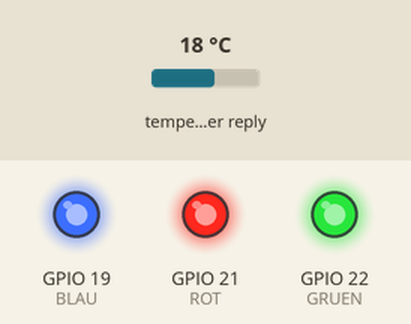
This sketch was run on a simulated ESP32. Shown: output pins drawn as LEDs (lit = HIGH). Inputs (shaded band) come from the test bench; at power-on: temperature in the weather reply 18 °C. WiFi joins after 1.5 s; servers stay silent unless stated; web services answer with replies made up by the test bench; what the sketch prints to the serial monitor is not drawn.

Above: at 0.1 s.
At 3.8 s:
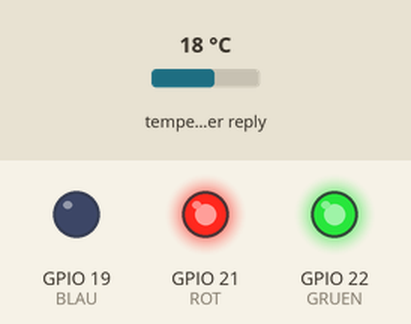
Timing chart, 0 to 5.3 s (numbered marks = the images above):
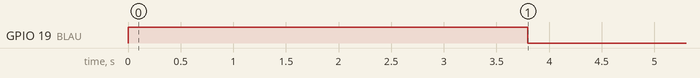

The sketch:

ESP32_OpenweathermapNow.ino
```cpp
#include <WiFi.h>
#include <ArduinoJson.h>
#define ROT 21
#define GRUEN 22
#define BLAU 19

const char* ssid     = "<SSID>";
const char* password = "<Password>";

//open weather map api key
String apiKey = "3c78cde49e9a31791ac7b82dc0f4c254";
char server[] = "api.openweathermap.org";
String location = "Cologne,DE";

WiFiClient client; // WiFi-Client
StaticJsonBuffer<5000> jsonBuffer; // JSON-Buffer erstellen

void setup() {
  pinMode(ROT, OUTPUT);
  pinMode(GRUEN, OUTPUT);
  pinMode(BLAU, OUTPUT);
  RGBLED(HIGH, HIGH, HIGH); // Alle aus
  Serial.begin(9600);
  delay(10);
  Serial.println();
  Serial.println();
  Serial.print("Connecting to ");
  Serial.println(ssid);
  WiFi.begin(ssid, password);
  while (WiFi.status() != WL_CONNECTED) {
    delay(500);
    Serial.print(".");
  }
  Serial.println("");
  Serial.println("WiFi connected");
  Serial.println("IP address: ");
  Serial.println(WiFi.localIP());
  getWeather(); // Wetterdaten abrufen
}

void loop() { /* ... */ }

void getWeather() {
  client.stop();
  Serial.println("\nConnection to server...");
  // Wenn Verbindung -> Serverdaten abrufen
  if (client.connect(server, 80)) {
    Serial.println("Connected to server");
    // HTTP Request starten
    client.print("GET /data/2.5/weather?");
    client.print("q=" + location);
    client.print("&appid=" + apiKey);
    client.println("&units=metric");
    client.println("Host: api.openweathermap.org");
    client.println("User-Agent: ESP32WiFi/1.1");
    client.println("Connection: close");
    client.println();
  } else Serial.println("Unable to connect");
  delay(1000);
  String line = ""; // Variable zur Antwortspeicherung
  while (client.connected()) {
    line = client.readStringUntil('\n');
    JsonObject& root = jsonBuffer.parseObject(line);
    if (!root.success()) {
      Serial.println("parseObject() failed");
      return;
    }
    // Daten vom JSON-Tree abrufen
    JsonArray& list = root["list"];
    String city = root["name"];
    float tempNow = root["main"]["temp"];
    float tempMin = root["main"]["temp_min"];
    float tempMax = root["main"]["temp_max"];
    float humidityNow = root["main"]["humidity"];
    String weatherNow = root["weather"][0]["description"];
    calculate(tempNow); // RGB-Ansteuern
    Serial.print("Rohdaten:");
    Serial.println(line);
    Serial.print("Stadt: "); Serial.println(city);
    Serial.print("Temp: "); Serial.println(tempNow);
    Serial.print("Temp (Min): "); Serial.println(tempMin);
    Serial.print("Temp (Max): "); Serial.println(tempMax);
    Serial.print("Feuchtigkeit: "); Serial.println(humidityNow);
    Serial.print("Wetter: "); Serial.println(weatherNow);
  }
}

void RGBLED(boolean r, boolean g, boolean b) {
  digitalWrite(ROT, r);
  digitalWrite(GRUEN, g);
  digitalWrite(BLAU, b);
}

void calculate(float t) {
  if(t < 5.0) RGBLED(LOW, HIGH, HIGH); // Rot
  if((t >= 5.0) && (t <= 20.0)) RGBLED(HIGH, HIGH, LOW); // Blau
  if(t > 20.0) RGBLED(HIGH, LOW, HIGH); // Grün
}
```
